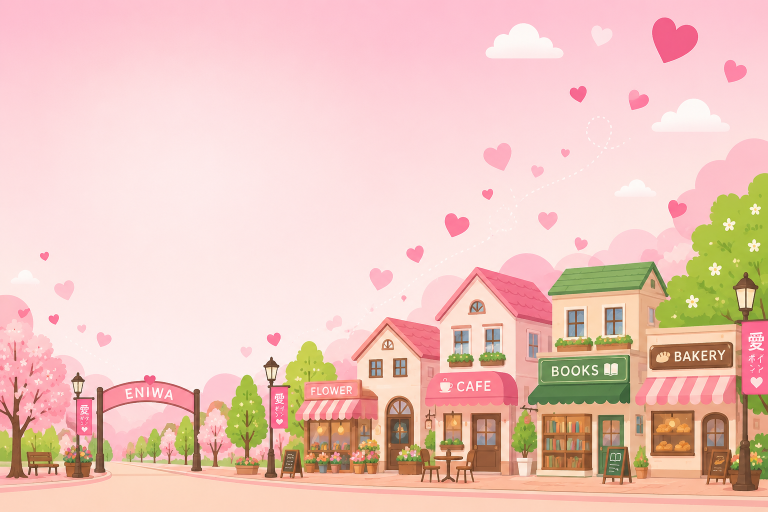
#> input picture 4f9cf4bda68515757a7e24d00cefadb9435f655b31c9215c3203d4d0f46ebe2d.png, 1536 x 1024 px (shown at 1/2 size)
$ python -i build.py   (imports and definitions only)
#> lines starting #> are read from the running program, lines starting #| are printed output that depends on the picture; after the words box and inside, x2 and y2 are one past the last pixel; in counts of white or black regions, pixels touching at a corner belong together
#> further down, picture is the input picture: PIL image 1536x1024 RGB; mean R, G, B 237.1, 198.6, 188.5
#!/usr/bin/env python3
"""えにわ愛ポイント｜サイト使用素材一式（フライヤー等の制作用）を組み立てる

  1) python3 tools/asset-pack/build.py <作業フォルダ> [--update-site] [--date 2026-09-25]
  2) node    tools/asset-pack/render.js <作業フォルダ> [--site]
  3) python3 tools/asset-pack/build.py --zip <作業フォルダ>

  作業フォルダの中身：
    eniwa-aipoint_site-assets/   お渡しする素材一式（ZIPの中身）
    _work/                       README の元（readme.html）・見本画像・確認用画像・一覧（manifest.json）
    えにわ愛ポイント_サイト使用素材一式_YYYYMMDD.zip   … 3) で作成

・サイト掲載用に縮小・圧縮する前の「元データ」を git 履歴から取り出して同梱する
  （アップロード時の元ファイルは、サイト組み込み後にリポジトリ直下から整理済みのため）
・サイトで実際に使っている画像だけを対象にする（未使用の旧素材は含めない）
・ZIP内のファイル名は英数字のみ（Windows標準の解凍で文字化けしないように）
・--update-site：公式キャラクターのWeb用画像（site/images/character-official.png）も書き換える

必要なもの：Python3＋Pillow／CMYKプロファイル（apt-get install ghostscript）／日本語フォント
（Noto Sans CJK か IPAゴシック）／履歴を省略していない git（浅いクローンなら git fetch --unshallow）
"""
import argparse
import datetime
import io
import json
import os
import shutil
import subprocess
import sys
import unicodedata
import zipfile

from PIL import Image, ImageChops, ImageDraw, ImageStat

ROOT = os.path.abspath(os.path.join(os.path.dirname(__file__), '..', '..'))
PACK_NAME = 'eniwa-aipoint_site-assets'
MARKER = '.asset-pack'           # このツールが作ったフォルダの目印（それ以外は消さない）
OUT = WORK = None                # main() で設定

# ---------------------------------------------------------------- 元データの所在
# 6/27 アップロード（背景・アイコン・枠・ハート・スタンプ）
UP_0627 = 'd054311'
HERO = '4f9cf4bda68515757a7e24d00cefadb9435f655b31c9215c3203d4d0f46ebe2d.png'
ICONS = '8fa082a50cbd56a7a4b930a97e99f4844107557c38b1b44301f69ba3c2bc3d4b.png'
FRAME = 'a7a53734b4628b42226ceb89d2279f9afa4cbee28ebf39e8a513412d6bb4b030.png'
HEART = 'ad1002a6040661001c1a89cfa9f49dd1cb999bbca4d3184954df99c424e72ec1.png'
STAMP = 'c047ccd4e4f5a51fce1d8b001a53865cd546b63862fb15a8a872d210641dc52e.png'
# 6/30 ご支給の公式ロゴ（5色）
UP_LOGO = '522bb40'
LOGOS = [('pink', 'ピンク'), ('orange', 'オレンジ'), ('cyan', 'シアン'),
         ('green', '緑'), ('blue', '青')]
# 7/1 ご支給の公式キャラクター（LINEで受領）
UP_CHAR = 'ac2b623'
CHAR = 'LINE_20260629_134111.jpg'

# 使い方②③のアイコン（アイコンシート 1536x1024 の1段目から、サイト掲載時と同じ位置で切り抜く）
# サイトの並び：①会員登録 ②来店・購入（お店の絵）③ポイント付与・利用（コインの絵）
ICON_STEPS = [
    ('icon_02_tsukaeru.png', 'step-tsukaeru.png', (572, 12, 982, 422),
     '使い方②「来店・購入」アイコン（お店の絵）'),
    ('icon_03_tameru.png', 'step-tameru.png', (60, 12, 470, 422),
     '使い方③「ポイント付与・利用」アイコン（コインの絵）'),
]
# 切り抜きの下端4pxにシートのラベル（ピンクの帯）がかかるため、サイトと同じ円形で
# 帯にかからない半径で切り抜き、外側を透過にする
ICON_RADIUS = 200

# サイトで使っている色（site/assets/site.css の :root）
PALETTE = [
    ('--pink', '#e85a9c', 'メインピンク（ボタン・アクセント）'),
    ('--pink-d', '#d63f86', '濃いピンク（リンク・小見出し）'),
    ('--magenta', '#e4007f', '強調色（キャッチコピーの強調）'),
    ('--pink-soft', '#ffd6e6', '淡いピンク（枠線・区切り）'),
    ('--pink-bg', '#ffeef5', '背景ピンク（面・カード）'),
    ('--pink-bg2', '#ffe1ee', '背景ピンク（やや濃い）'),
    ('--line', '#f6d9e6', '罫線'),
    ('--cream', '#fff7da', 'クリーム（学生向けバナー）'),
    ('--cream-line', '#f1e3a0', 'クリームの枠線'),
    ('--ink', '#534a4f', '本文の文字色'),
    ('--ink-d', '#3f383c', '見出しの文字色'),
]
FONTS = ['/usr/share/fonts/opentype/noto/NotoSansCJK-Regular.ttc',
         '/usr/share/fonts/opentype/ipafont-gothic/ipag.ttf',
         '/usr/share/fonts/truetype/fonts-japanese-gothic.ttf',
         '/System/Library/Fonts/ヒラギノ角ゴシック W3.ttc']
CMYK_PROFILES = ['/usr/share/color/icc/ghostscript/default_cmyk.icc']


def fail(msg):
    sys.exit('✗ ' + msg)


# [14 lines left out: functions git_blob, write, not called in this run]


def save(im, rel, **kw):
    im.info.pop('icc_profile', None)   # 作成日時入りのプロファイルが付くと毎回バイト列が変わるため外す
    im.save(os.path.join(OUT, rel), optimize=True, **kw)


def copy_site(src, rel):
    shutil.copyfile(os.path.join(ROOT, 'site', 'images', src), os.path.join(OUT, rel))


# [55 lines left out: functions flat, alpha_bbox, mean_diff, same_source, trim_alpha, circle_mask, not called in this run]


def remove_checker(im):
    """画像に描き込まれた市松模様（透過の見本柄）を白にする。
    模様は明るい無彩色（灰245前後と白254前後の交互）なので、その範囲の無彩色だけを白に置き換える"""
    rgb = im.convert('RGB')
    r, g, b = rgb.split()
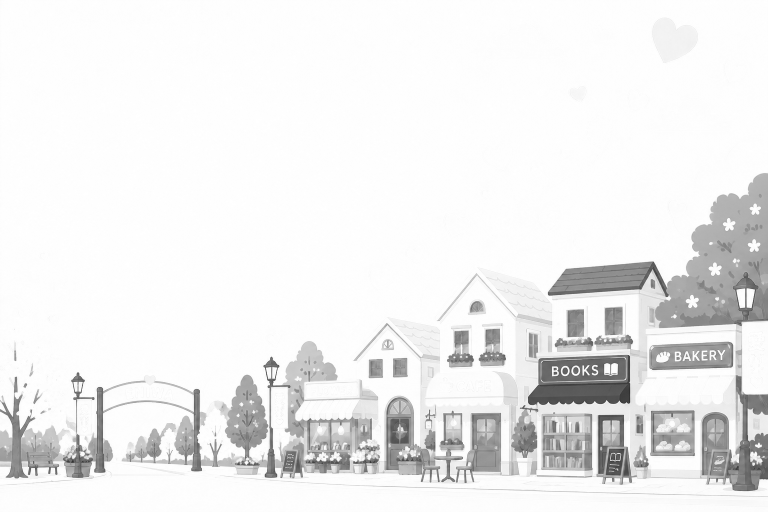
#> r: PIL image 1536x1024 L (shown at 1/2 size); min 30, max 255, mean 237.1
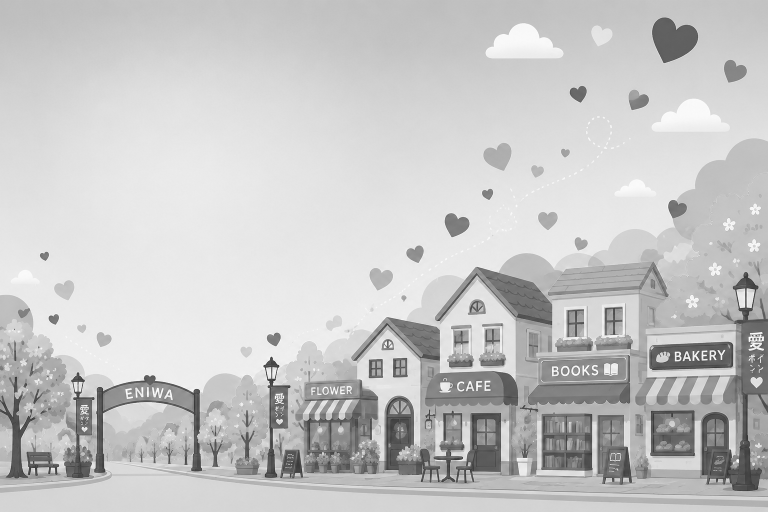
#> g: PIL image 1536x1024 L (shown at 1/2 size); min 11, max 255, mean 198.6
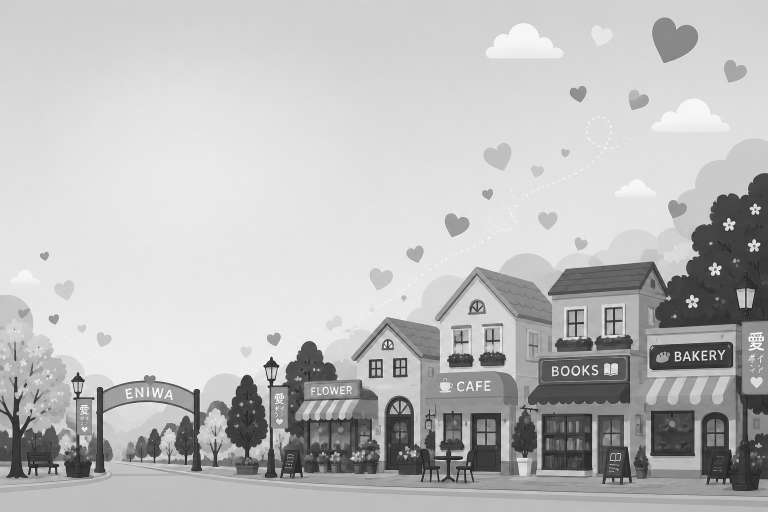
#> b: PIL image 1536x1024 L (shown at 1/2 size); min 0, max 255, mean 188.5
    mx = ImageChops.lighter(ImageChops.lighter(r, g), b)
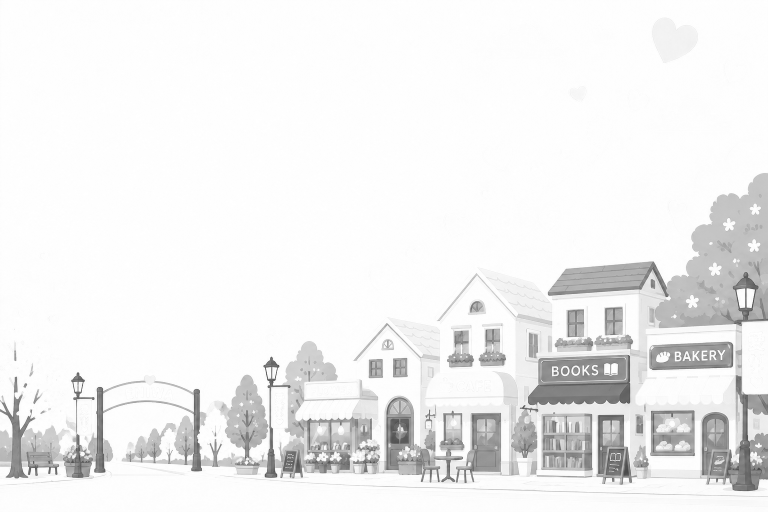
#> mx: PIL image 1536x1024 L (shown at 1/2 size); min 30, max 255, mean 239
    mn = ImageChops.darker(ImageChops.darker(r, g), b)
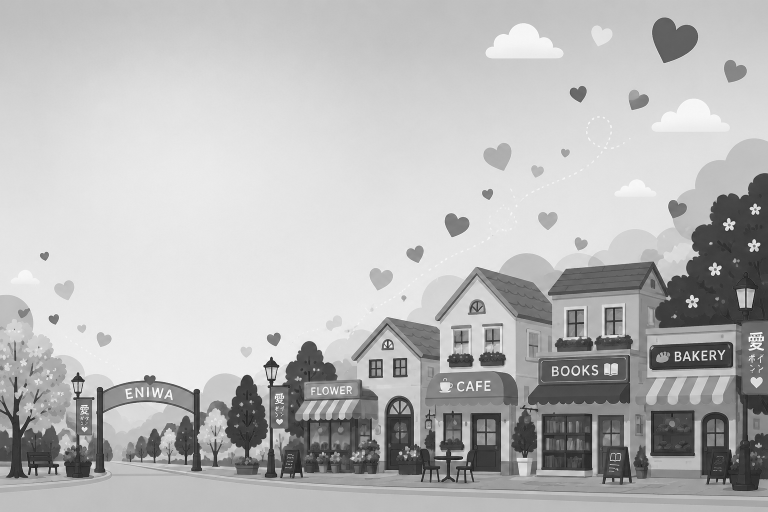
#> mn: PIL image 1536x1024 L (shown at 1/2 size); min 0, max 255, mean 184.7
    neutral = ImageChops.subtract(mx, mn).point(lambda v: 255 if v <= 4 else 0)
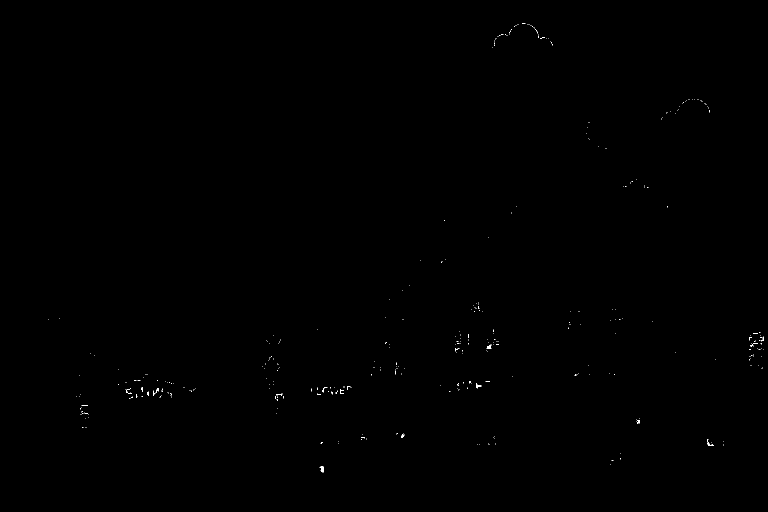
#> neutral: PIL image 1536x1024 L (shown at 1/2 size); 0.08% white in thin lines or dots, all inside (x1, y1, x2, y2) = (96, 47, 1527, 945)
    light = mn.point(lambda v: 255 if v >= 240 else 0)
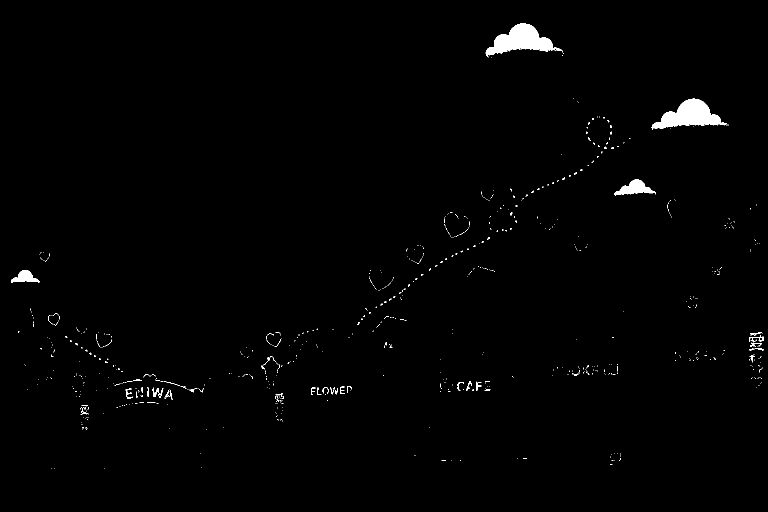
#> light: PIL image 1536x1024 L (shown at 1/2 size); 0.97% white; 733 white regions (694 under 20 px), largest, box (x1, y1, x2, y2) and area: (971, 47, 1126, 115) 4691, (1303, 197, 1455, 260) 4529, (1229, 359, 1312, 391) 1289
    mask = ImageChops.multiply(neutral, light)
#> mask: PIL image 1536x1024 L; 0.06% white in thin lines or dots, all inside (x1, y1, x2, y2) = (96, 47, 1527, 930)
    out = rgb.copy()
    out.paste((255, 255, 255), mask=mask)
    return out


# ------------------------------------------- 公式キャラクター（CMYK → Web用RGB）
# 受領データは印刷用のCMYK（キャラのピンク＝C0 M65 Y0 K4、文字＝K80）で、ICCプロファイルは未埋め込み。
# 単純な計算式で変換すると紫がかったマゼンタ（#f456f4）になり、ロゴのピンク（#eb6ea5）と
# 揃わないため、印刷用プロファイル（SWOP）を通して印刷した時の色に合わせてRGBへ変換する。
# [14 lines left out: functions cmyk_profile, cmyk_to_rgb, not called in this run]


# 透過の作り方：受領データはインク量（ピンク＝M、文字＝K）がそのまま残っているので、
# 「インクの量＝不透明度」として輪郭をなめらかに抜く（白背景を色で判定して切り抜くと、
# 輪郭に白いフチが残り、文字の穴や半濁点の輪の中の白も残ってしまうため）。
# 目の白だけは、キャラクターの体に囲まれた白として残す。
# サイトでは最大400px幅で表示するため、高精細画面向けに2倍の大きさで書き出す。
INK_PINK = (1, 166, 1, 10)       # キャラクターのピンク（C0 M65 Y0 K4）
INK_TEXT = (0, 0, 0, 204)        # 文字のグレー（K80）
CHAR_SCALE, CHAR_PAD = 2, 4      # 2倍で書き出し／周囲に4pxの余白


# [71 lines left out: functions _label, _grow, character_layers, not called in this run]


def ink_rgb(cmyk):
    return cmyk_to_rgb(Image.new('CMYK', (1, 1), cmyk)).getpixel((0, 0))


# [19 lines left out: function character_rgb, not called in this run]


EYE_PX = 818                     # 目1つの面積（元の大きさで。三日月2つ）


# [44 lines left out: function check_character, not called in this run]


# ------------------------------------------------ ①会員登録アイコン（制作側で作図）
# サイトの step-touroku.png と同じ図形。印刷用に大きなPNGとSVG（ベクター）で出力する。
BG, PINK, OUTL = '#feedf3', '#fa6196', '#552819'
SCREEN, WHITE, YEL = '#ffe3ee', '#fefefe', '#ffc13c'
QR_X, QR_Y, QR_CELL = 130, 96, 8.6
FINDERS = [(0, 0), (4, 0), (0, 4)]
DATA = [(4, 4), (6, 4), (4, 6), (5, 5), (6, 6), (3, 2), (2, 3), (3, 4), (5, 3), (3, 6)]
HEART_C = [(205.3, 205.3, 9.3), (216.7, 205.3, 9.3)]
HEART_TRI = [(196, 206.2), (226, 206.2), (211, 225.4)]


# [136 lines left out: functions spark_pts, touroku_png, touroku_svg, qr_matrix, qr_svg, qr_png and 1 more, not called in this run]


# ------------------------------------------------------- 00_README.pdf の元（HTML）
LOGO_COLORS = [('ピンク（サイトで使用）', '#eb6ea5'), ('オレンジ', '#f39700'), ('シアン', '#00a0e9'),
               ('緑', '#5bb531'), ('青', '#4653a2')]
DPI = 350


def esc(s):
    return (str(s).replace('&', '&amp;').replace('<', '&lt;').replace('>', '&gt;')
            .replace('"', '&quot;'))


# [375 lines left out: functions print_size, thumb_path, make_thumbs, readme_html, prepare_work, build and 2 more, not called in this run]


# [2 lines not run here, left out]

>>> from PIL import Image
>>> picture = Image.open('../../4f9cf4bda68515757a7e24d00cefadb9435f655b31c9215c3203d4d0f46ebe2d.png')
>>> result = remove_checker(picture)
